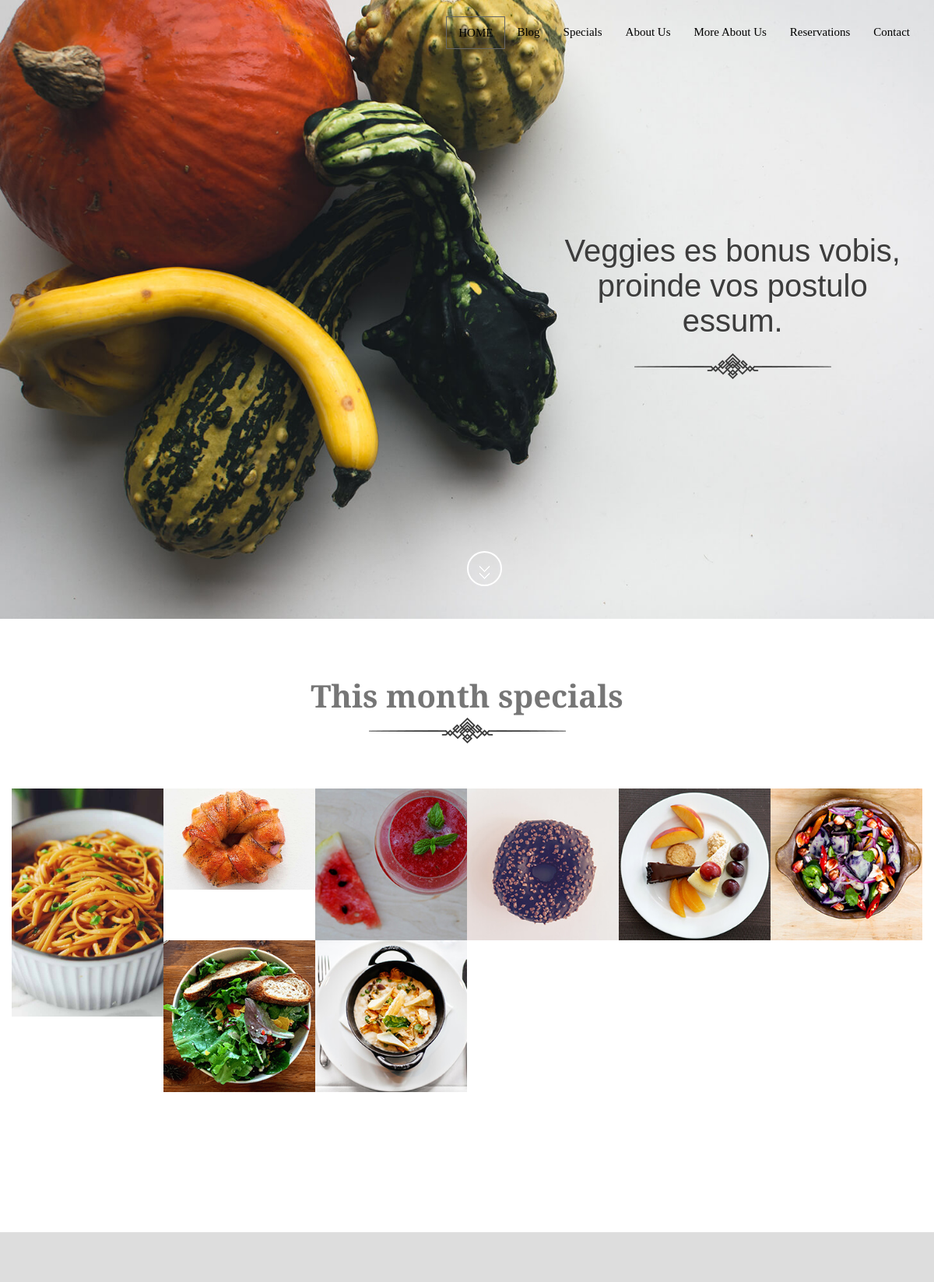
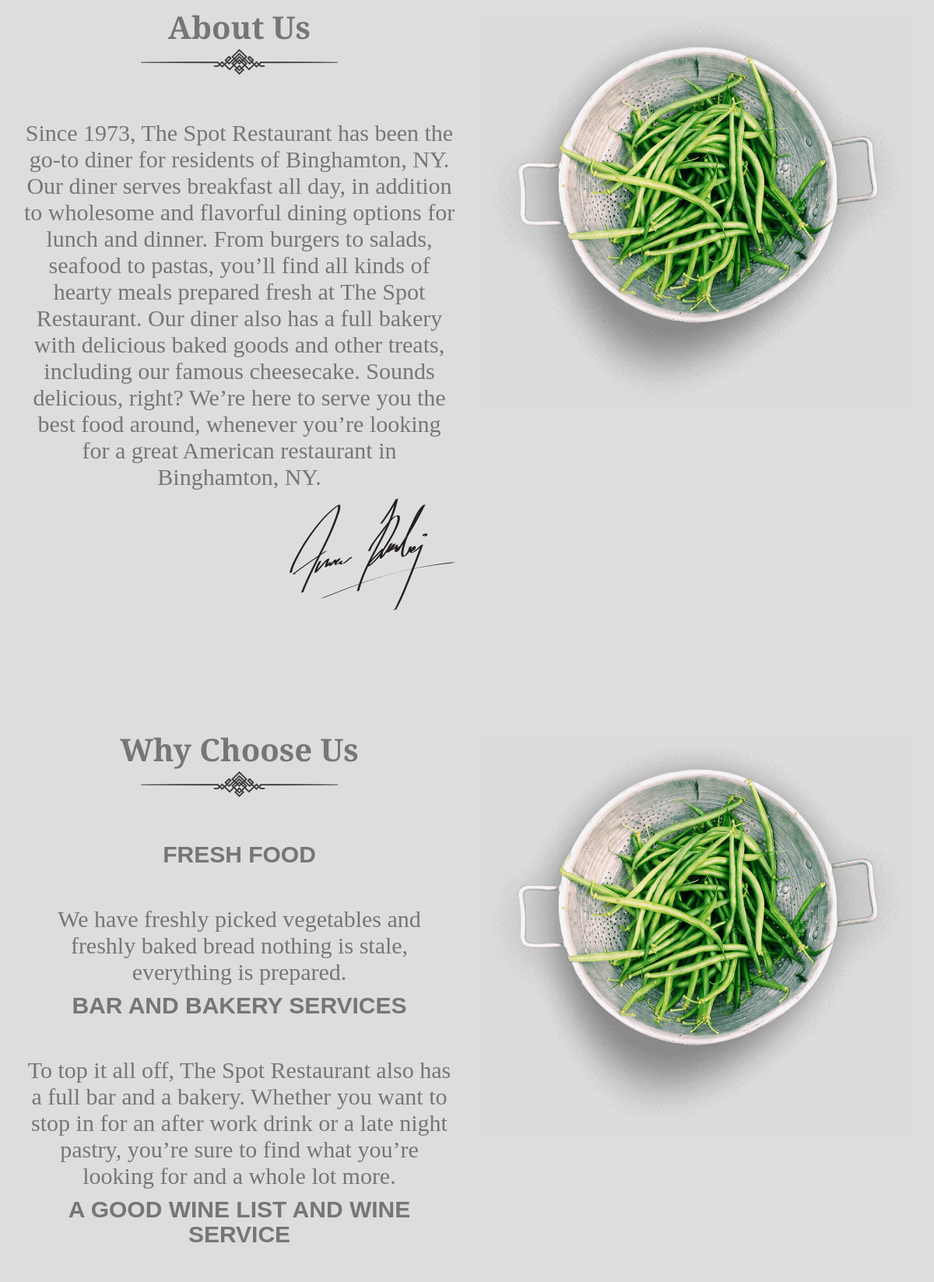
The page / (upper part) on the database its author committed (2 pictures, top to bottom).
### meals/models.py (models this page shows, shortened)
class Meals(models.Model):
    name = models.CharField(max_length=50)
    description = models.TextField(max_length=500)
    category = models.ForeignKey('category' , on_delete=models.SET_NULL , null = True)
    people = models.IntegerField()
    price = models.DecimalField(max_digits=5, decimal_places=3)
    preperation_time = models.IntegerField()
    image = models.ImageField(upload_to='meals/')
    slug = models.SlugField(blank=True,null=True)
    class Meta:
        verbose_name = 'meal'
        verbose_name_plural = 'meals'

### aboutus/models.py (models this page shows, shortened)
class AboutUs(models.Model):
    title = models.CharField(max_length= 50)
    content = models.TextField()
    image = models.ImageField(upload_to = 'about_us/')
    class Meta:
        verbose_name = 'about us'
        verbose_name_plural = 'about us'

class Why_Choose_Us(models.Model):
    title= models.CharField(max_length=50)
    content= models.TextField()
    class Meta:
        verbose_name = 'Why choose Us'
        verbose_name_plural = 'Why choose us'

### home/views.py (the view)
# urls.py: path('',views.home, name = 'home'),
def home(request):
    meals = Meals.objects.all()
    categories= category.objects.all()
    meal_list = Meals.objects.all()
    posts = Post.objects.all()
    why_choose_us = Why_Choose_Us.objects.all()
    about = AboutUs.objects.last()
    context = {
        'meals' : meals,
        'categories' : categories,
        'meal_list' : meal_list,
        'posts' : posts,
        'why_choose_us' : why_choose_us,
        'about' : about,
    }
    return render(request , 'home/index.html' , context)

### meals/models.py (called while the page is built)
    def __str__(self):
        return self.name

### home/templates/home/index.html (shortened to what this page needs)
{% extends 'base.html' %}
{% load static %}
{% block body %}
	<section id="banner" class="banner">
		<div class="container">
			<div class="row">
				<div class="main_banner_area text-center">
					<div class="col-md-5 col-sm-5 col-md-offset-7 col-sm-offset-7">
						<div class="single_banner_text wow zoomIn" data-wow-duration="1s">
							<p>Veggies es bonus vobis, proinde vos postulo essum.</p>
							<div class="separetor"></div>
						</div>
					</div>
					<div class="scrolldown">
						<a href="#special" class="scroll_btn"></a>
					</div>
				</div>
			</div>
		</div>
	</section>
	<section id="special" class="special sections">
		<div class="container">
			<div class="row">
				<div class="head_title text-center wow slideInLeft" data-wow-duration="1.5s">
					<h2>This month specials</h2>
					<div class="separetor"></div>
				</div>
				<div class="main_special text-center wow slideInUp" data-wow-duration="3s">
					{% for meal in meals %}
						<div class="col-md-2 col-sm-3 col-xs-6 single_special">
							<div class="single_special_img">
								<img src="{{meal.image.url}}" alt="" />
							</div>
						</div>
					{% endfor %}
				</div>
			</div>
		</div>
	</section>
	<section id="abouts" class="abouts sections">
		<div class="container">
			<div class="row">
				<div class="main_abouts">
					<div class="col-md-6 col-sm-6 col-xs-12">
						<div class="single_abouts wow slideInLeft" data-wow-duration="2s">
							<div class="head_title text-center">
								<h2>{{about.title}}</h2>
								<div class="separetor"></div>
							</div>
							<p>{{about.content}}</p>
							<div class="signature_img text-right">
								<img src="{% static 'site_static/images/signature.png' %}" alt="" />
							</div>
						</div>
					</div>
					<div class="col-md-6 col-sm-6 col-xs-12">
						<div class="single_abouts wow slideInRight" data-wow-duration="2s">
							<img src="{% static 'site_static/images/abimg.png' %}" alt="" />
						</div>
					</div>
				</div>
			</div>
		</div>
	</section>
    <section id="abouts" class="abouts sections">
		<div class="container">
			<div class="row">
				<div class="main_abouts">
					<div class="col-md-6 col-sm-6 col-xs-12">
						<div class="single_abouts wow slideInRight" data-wow-duration="2s">
							<div class="head_title text-center">
								<h2>Why Choose Us</h2>
								<div class="separetor"></div>
							</div>
                            {% for info in why_choose_us %}
                            <div class="menus_top_menu text-center wow slideInDown" data-wow-duration="1.5s">
                                <h3>{{info.title}}</h3>
                            </div>
							<p>{{info.content}}</p>
                            {% endfor %}
						</div>
					</div>
					<div class="col-md-6 col-sm-6 col-xs-12">
						<div class="single_abouts wow slideInLeft" data-wow-duration="2s">
							<img src="{% static 'site_static/images/abimg.png' %}" alt="" />
						</div>
					</div>
				</div>
			</div>
		</div>
	</section>
{% endblock body %}

### static/site_static/css/style.css (style rules this page uses)
body { color: #767676; -webkit-font-smoothing: antialiased; width: 100%; font-size:15px; font-family: 'Merriweather', serif; }
img { max-width:100%; }
p { font: normal 16px "Myriad Pro", arial, sans-serif; }
h1,h2,h3,h4,h5,h6 { color: #767676; }
h2 { font-size: 40px; line-height: 38px; font-weight: 600; font-family: 'Merriweather', serif; margin: 0; }
h3 { font-size: 30px; line-height: 32px; font-weight: 600; font-family: "Myriad Pro" , sans-serif; text-transform: uppercase; margin: 0; }
.sections { padding-top: 80px; padding-bottom: 80px; position: relative; overflow: hidden; }
.separetor { background:url(../images/spr.png) no-repeat center center; overflow:hidden; padding:20px 0px 30px 0px; }
.scrolldown { padding-top: 24px; }
.banner .scroll_btn { background: url(../images/scroll.gif) 50% 50% no-repeat rgba(215, 181 ,94, 0); border: 2px solid #fff; border-radius: 50%; -moz-border-radius: 50%; -webkit-border-radius: 50%; display: block; height: 45px; margin: 42px auto; -webkit-transition: all 500ms ease-in-out 0s; -moz-transition: all 500ms ease-in-out 0s; -ms-transition: all 500ms ease-in-out 0s; -0-transition: all 500ms ease-in-out 0s; transition: all 500ms ease-in-out 0s; width: 45px; position:absolute; left:50%; bottom:0; }
.banner { background:url(../images/bannerbg.jpg) no-repeat; position:relative; background-size:cover; }
.main_banner_area { padding:300px 0px; overflow:hidden; }
.single_banner_text p { font-size:40px; color:#3c3c3c; }
.main_special { padding-bottom: 100px; overflow: hidden; }
.single_special { padding:0; }
.single_special_img { position:relative; }
.head_title { padding-bottom:50px; }
.abouts { background:#ddd; }
.single_abouts p { font-size:30px; font-weight:300; text-align:center; font-family: 'Merriweather', serif; }
.menus_top_menu { margin-bottom:50px; }

### rows shown on the page
Meals: image (picture)
Meals: image (picture)
Meals: image (picture)
Meals: image (picture)
Meals: image (picture)
Meals: image (picture)
Meals: image (picture)
Meals: image (picture)
AboutUs: title "About Us", content "Since 1973, The Spot Restaurant has been the go-to diner for residents of Binghamton, NY. Our diner serves breakfast all day, in addition to wholesome and flavorful dining options for lunch and dinner. From burgers to salads, seafood to pastas, you’ll find all kinds of hearty meals prepared fresh at The Spot Restaurant. Our diner also has a full bakery with delicious baked goods and other treats, including our famous cheesecake. Sounds delicious, right? We’re here to serve you the best food around, whenever you’re looking for a great American restaurant in Binghamton, NY."
Why_Choose_Us: title "FRESH FOOD", content "We have freshly picked vegetables and freshly baked bread nothing is stale, everything is prepared."
Why_Choose_Us: title "BAR AND BAKERY SERVICES", content "To top it all off, The Spot Restaurant also has a full bar and a bakery. Whether you want to stop in for an after work drink or a late night pastry, you’re sure to find what you’re looking for and a whole lot more."
Why_Choose_Us: title "A GOOD WINE LIST AND WINE SERVICE"
